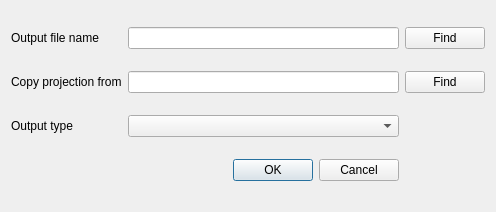
<?xml version="1.0" encoding="UTF-8"?>
<!--
Condatis; software to assist with the planning of habitat restoration

www.condatis.org.uk

Copyright (c) 2015 D.W. Wallis and J.A. Hodgson

The latest information about Condatis can be found at www.condatis.org.uk, including links to the source distribution, preferred citations, and contact details for the copyright holders.

This program is distributed in the hope that it will be useful,
but WITHOUT ANY WARRANTY; without even the implied warranty of
MERCHANTABILITY or FITNESS FOR A PARTICULAR PURPOSE.  See the
GNU General Public License for more details.

This program is free software; you can redistribute it and/or modify it under the terms of the GNU General Public License (GPL) as published by the Free Software Foundation, version 3 of the license, and the additional term below. 
Additional term under GNU GPL version 3 section 7.

A1) If you convey a modified version of this work:
(i) you should delete the text that appears in the Acknowledgements tab of the About box in the Condatis user interface.
(ii) a comment at the head of any file containing the source code derived from this covered work should read: 'Part of this work is a modified version of the work Condatis v.[version number] Copyright (c)[year]  D.W. Wallis and J.A. Hodgson.  Our modification was permitted by the GNU General Public License v.3. Instructions for obtaining the original version of Condatis can be found at www.condatis.org.uk. Any modified or verbatim copies of our work must preserve this notice.' Where text in square brackets should be replaced by the appropriate numbers.
(iii) if your modified work has a user interface, the user interface should prominently display the notice: 'Part of this work is a modified version of the work Condatis v.[version number] Copyright (c)[year]  D.W. Wallis and J.A. Hodgson.  See www.condatis.org.uk.' Where text in square brackets should be replaced by the appropriate numbers.
-->
<ui version="4.0">
 <class>ExportGisDialog</class>
 <widget class="QDialog" name="ExportGisDialog">
  <property name="geometry">
   <rect>
    <x>0</x>
    <y>0</y>
    <width>496</width>
    <height>212</height>
   </rect>
  </property>
  <property name="windowTitle">
   <string>Export GIS raster</string>
  </property>
  <layout class="QGridLayout" name="gridLayout">
   <item row="7" column="2">
    <widget class="QDialogButtonBox" name="buttonBox">
     <property name="orientation">
      <enum>Qt::Horizontal</enum>
     </property>
     <property name="standardButtons">
      <set>QDialogButtonBox::Cancel|QDialogButtonBox::Ok</set>
     </property>
    </widget>
   </item>
   <item row="5" column="0">
    <widget class="QLabel" name="label_3">
     <property name="text">
      <string>Output type</string>
     </property>
    </widget>
   </item>
   <item row="1" column="2">
    <widget class="QLineEdit" name="lineEdit">
     <property name="toolTip">
      <string>Output file name</string>
     </property>
     <property name="statusTip">
      <string>Enter a name for the file you want to create or use the 'Find' button to select a file to overwrite.</string>
     </property>
    </widget>
   </item>
   <item row="5" column="2">
    <widget class="QComboBox" name="comboBox">
     <property name="statusTip">
      <string>Enter the GIS format that you want the  file to be created in.</string>
     </property>
    </widget>
   </item>
   <item row="1" column="0">
    <widget class="QLabel" name="label">
     <property name="maximumSize">
      <size>
       <width>130</width>
       <height>16777215</height>
      </size>
     </property>
     <property name="text">
      <string>Output file name</string>
     </property>
    </widget>
   </item>
   <item row="2" column="0">
    <widget class="QLabel" name="label_2">
     <property name="maximumSize">
      <size>
       <width>130</width>
       <height>16777215</height>
      </size>
     </property>
     <property name="text">
      <string>Copy projection from</string>
     </property>
    </widget>
   </item>
   <item row="2" column="2">
    <widget class="QLineEdit" name="lineEdit_2">
     <property name="statusTip">
      <string>Enter a file that can be used to copy projection information. By default, this is the habitat file that you used to create the scenario</string>
     </property>
    </widget>
   </item>
   <item row="1" column="4">
    <widget class="QPushButton" name="pushButton">
     <property name="statusTip">
      <string>Set the output filename using a save file dialog</string>
     </property>
     <property name="text">
      <string>Find</string>
     </property>
    </widget>
   </item>
   <item row="2" column="4">
    <widget class="QPushButton" name="pushButton_2">
     <property name="text">
      <string>Find</string>
     </property>
    </widget>
   </item>
  </layout>
 </widget>
 <resources/>
 <connections>
  <connection>
   <sender>buttonBox</sender>
   <signal>accepted()</signal>
   <receiver>ExportGisDialog</receiver>
   <slot>accept()</slot>
   <hints>
    <hint type="sourcelabel">
     <x>248</x>
     <y>254</y>
    </hint>
    <hint type="destinationlabel">
     <x>157</x>
     <y>274</y>
    </hint>
   </hints>
  </connection>
  <connection>
   <sender>buttonBox</sender>
   <signal>rejected()</signal>
   <receiver>ExportGisDialog</receiver>
   <slot>reject()</slot>
   <hints>
    <hint type="sourcelabel">
     <x>316</x>
     <y>260</y>
    </hint>
    <hint type="destinationlabel">
     <x>286</x>
     <y>274</y>
    </hint>
   </hints>
  </connection>
 </connections>
</ui>
